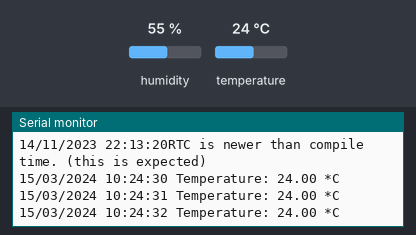
A sketch run on a simulated ESP8266 (NodeMCU). Parts: the last lines printed to the serial monitor. The test bench sets the inputs (shaded band); at power-on: temperature 24 °C, humidity 55 %. The local clock reads 2024-03-15 10:24:30 at power-on unless the sketch sets it.

Above: at 2.8 s.
2.9 s: temperature set to 12 °C
At 4.8 s:
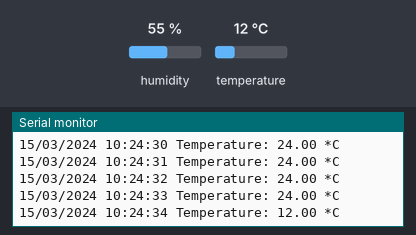
5.6 s: temperature set to 19 °C
At 6.9 s:
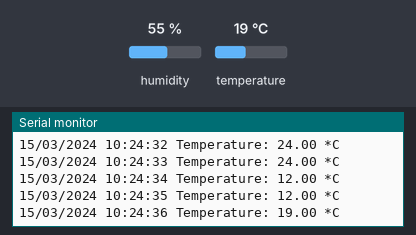
Timing chart, 0 to 8.6 s (numbered marks = the images above; inputs shaded):
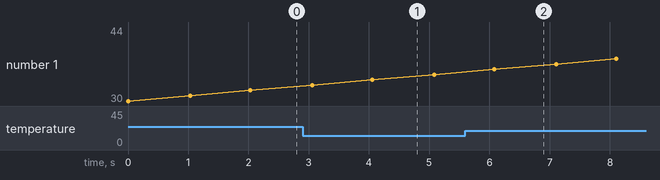

Measured:
- after the input at 2.9 s, the serial monitor: prints a new line after 1.2 s (image 1)
- after the input at 5.6 s, the serial monitor: prints a new line after 0.48 s (image 2)

The sketch:

Test_Temp_Time.ino
```cpp
//Senser Time
#include <ThreeWire.h>
#include <RtcDS1302.h>
ThreeWire myWire(D4,D5,D2); // DAT/IO, CLK/SCLK, RST/CE
RtcDS1302<ThreeWire> Rtc(myWire);

//Senser Temp
#include "DHT.h"
#define DHTPIN D1 //PIN D1
#define DHTTYPE DHT11   // DHT 11
DHT dht(DHTPIN, DHTTYPE);

void setup ()
{
    Serial.begin(115200);
    Setup_SenserTemp();
    Setup_SenserTime ();
}

void loop ()
{
    Output();
}
```

Output.ino
```cpp
void Output() {

//Senser Time
RtcDateTime now = Rtc.GetDateTime();
printDateTime(now);

//Senser Temp
   float h = dht.readHumidity();
   float t = dht.readTemperature();
   float f = dht.readTemperature(true);
if (isnan(h) || isnan(t) || isnan(f)) {
Serial.println(" Failed to read from DHT sensor! ");
return;
}
Serial.print(" Temperature: ");
Serial.print(t);
Serial.print(" *C ");
Serial.println();

if (!now.IsValid()){
     Serial.println("Date & Time wrong!!!");
}
    delay(1000); // 1 seconds
}

//Senser Time
#define countof(a) (sizeof(a) / sizeof(a[0]))

void printDateTime(const RtcDateTime& dt)
{
char datestring[20];
snprintf_P(datestring,
  countof(datestring),
  PSTR("%02u/%02u/%04u %02u:%02u:%02u"),
            dt.Day(),
            dt.Month(),
            dt.Year(),
            dt.Hour(),
            dt.Minute(),
            dt.Second() );
Serial.print(datestring);
}
```

Setup_SenserTemp.ino
```cpp
void Setup_SenserTemp() {
   Serial.println("Senser Time Connected...");
   dht.begin();
}
```

Setup_SenserTime.ino
```cpp
void Setup_SenserTime ()
{
    Serial.print("compiled: ");
    Serial.print(__DATE__);
    Serial.println(__TIME__);

    Rtc.Begin();

    RtcDateTime compiled = RtcDateTime(__DATE__, __TIME__);
    printDateTime(compiled);

    if (!Rtc.IsDateTimeValid())
    {
        // Common Causes:
        //    1) first time you ran and the device wasn't running yet
        //    2) the battery on the device is low or even missing

        Serial.println("RTC lost confidence in the DateTime!");
        Rtc.SetDateTime(compiled);
    }

    if (Rtc.GetIsWriteProtected())
    {
        Serial.println("RTC was write protected, enabling writing now");
        Rtc.SetIsWriteProtected(false);
    }

    if (!Rtc.GetIsRunning())
    {
        Serial.println("RTC was not actively running, starting now");
        Rtc.SetIsRunning(true);
    }

    RtcDateTime now = Rtc.GetDateTime();
    if (now < compiled)
    {
        Serial.println("RTC is older than compile time!  (Updating DateTime)");
        Rtc.SetDateTime(compiled);
    }
    else if (now > compiled)
    {
        Serial.println("RTC is newer than compile time. (this is expected)");
    }
    else if (now == compiled)
    {
        Serial.println("RTC is the same as compile time! (not expected but all is fine)");
    }
}
```
